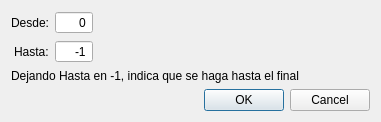
<?xml version="1.0" encoding="UTF-8"?>
<ui version="4.0">
 <class>wworkorder_pages</class>
 <widget class="QDialog" name="wworkorder_pages">
  <property name="windowModality">
   <enum>Qt::WindowModal</enum>
  </property>
  <property name="geometry">
   <rect>
    <x>0</x>
    <y>0</y>
    <width>381</width>
    <height>122</height>
   </rect>
  </property>
  <property name="windowTitle">
   <string>Desde/Hasta</string>
  </property>
  <property name="modal">
   <bool>true</bool>
  </property>
  <layout class="QVBoxLayout" name="verticalLayout">
   <item>
    <layout class="QFormLayout" name="formLayout">
     <property name="fieldGrowthPolicy">
      <enum>QFormLayout::FieldsStayAtSizeHint</enum>
     </property>
     <property name="labelAlignment">
      <set>Qt::AlignRight|Qt::AlignTrailing|Qt::AlignVCenter</set>
     </property>
     <property name="formAlignment">
      <set>Qt::AlignLeading|Qt::AlignLeft|Qt::AlignTop</set>
     </property>
     <item row="0" column="0">
      <widget class="QLabel" name="desdeLabel">
       <property name="text">
        <string>Desde:</string>
       </property>
      </widget>
     </item>
     <item row="0" column="1">
      <widget class="QSpinBox" name="desdeSpinBox">
       <property name="sizePolicy">
        <sizepolicy hsizetype="Fixed" vsizetype="Fixed">
         <horstretch>0</horstretch>
         <verstretch>0</verstretch>
        </sizepolicy>
       </property>
       <property name="alignment">
        <set>Qt::AlignRight|Qt::AlignTrailing|Qt::AlignVCenter</set>
       </property>
       <property name="buttonSymbols">
        <enum>QAbstractSpinBox::NoButtons</enum>
       </property>
       <property name="maximum">
        <number>9999</number>
       </property>
      </widget>
     </item>
     <item row="1" column="0">
      <widget class="QLabel" name="hastaLabel">
       <property name="text">
        <string>Hasta:</string>
       </property>
      </widget>
     </item>
     <item row="1" column="1">
      <widget class="QSpinBox" name="hastaSpinBox">
       <property name="sizePolicy">
        <sizepolicy hsizetype="Fixed" vsizetype="Fixed">
         <horstretch>0</horstretch>
         <verstretch>0</verstretch>
        </sizepolicy>
       </property>
       <property name="alignment">
        <set>Qt::AlignRight|Qt::AlignTrailing|Qt::AlignVCenter</set>
       </property>
       <property name="buttonSymbols">
        <enum>QAbstractSpinBox::NoButtons</enum>
       </property>
       <property name="minimum">
        <number>-1</number>
       </property>
       <property name="maximum">
        <number>9999</number>
       </property>
       <property name="value">
        <number>-1</number>
       </property>
      </widget>
     </item>
    </layout>
   </item>
   <item>
    <widget class="QLabel" name="label">
     <property name="text">
      <string>Dejando Hasta en -1, indica que se haga hasta el final</string>
     </property>
    </widget>
   </item>
   <item>
    <spacer name="verticalSpacer">
     <property name="orientation">
      <enum>Qt::Vertical</enum>
     </property>
     <property name="sizeHint" stdset="0">
      <size>
       <width>20</width>
       <height>0</height>
      </size>
     </property>
    </spacer>
   </item>
   <item>
    <widget class="QDialogButtonBox" name="buttonBox">
     <property name="orientation">
      <enum>Qt::Horizontal</enum>
     </property>
     <property name="standardButtons">
      <set>QDialogButtonBox::Cancel|QDialogButtonBox::Ok</set>
     </property>
    </widget>
   </item>
  </layout>
 </widget>
 <resources/>
 <connections>
  <connection>
   <sender>buttonBox</sender>
   <signal>accepted()</signal>
   <receiver>wworkorder_pages</receiver>
   <slot>accept()</slot>
   <hints>
    <hint type="sourcelabel">
     <x>248</x>
     <y>254</y>
    </hint>
    <hint type="destinationlabel">
     <x>157</x>
     <y>274</y>
    </hint>
   </hints>
  </connection>
  <connection>
   <sender>buttonBox</sender>
   <signal>rejected()</signal>
   <receiver>wworkorder_pages</receiver>
   <slot>reject()</slot>
   <hints>
    <hint type="sourcelabel">
     <x>316</x>
     <y>260</y>
    </hint>
    <hint type="destinationlabel">
     <x>286</x>
     <y>274</y>
    </hint>
   </hints>
  </connection>
 </connections>
</ui>
